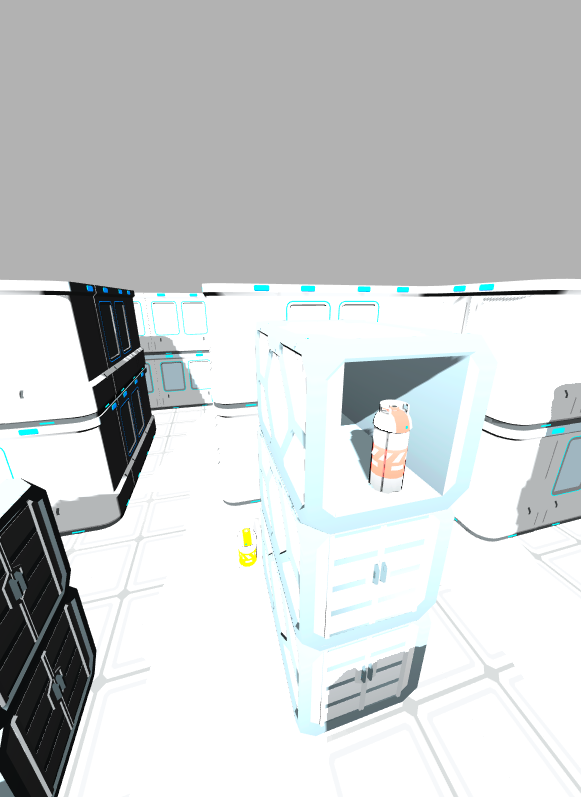
#> input picture actual_targets_test.png, 581 x 797 px; its folder holds only this picture in this run
$ python -i live_barrel_detector.py   (imports and definitions only)
#> lines starting #> are read from the running program, lines starting #| are printed output that depends on the picture; after the words box and inside, x2 and y2 are one past the last pixel; in counts of white or black regions, pixels touching at a corner belong together
#> further down, picture is the input picture: shape (797, 581, 3); mean B, G, R 205.7, 205.3, 202.1
import time
import cv2
import numpy as np

from gz.transport13 import Node
from gz.msgs10.image_pb2 import Image

from detection_logger import DetectionLogger


IMAGE_TOPIC = "/world/roboverse/model/x500_depth_0/link/camera_link/sensor/IMX214/image"

latest_frame = None


# [4 lines left out: function point_inside_box, not called in this run]


def clean_mask(mask):
    kernel = np.ones((7, 7), np.uint8)
    mask = cv2.morphologyEx(mask, cv2.MORPH_OPEN, kernel)
    mask = cv2.morphologyEx(mask, cv2.MORPH_CLOSE, kernel)
    return mask


def detect_barrels(frame):
    hsv = cv2.cvtColor(frame, cv2.COLOR_BGR2HSV)
#> hsv: shape (797, 581, 3); mean H, S, V 23.6, 6.3, 206

    yellow_lower = np.array([18, 80, 80])
    yellow_upper = np.array([40, 255, 255])
    yellow_mask = cv2.inRange(hsv, yellow_lower, yellow_upper)
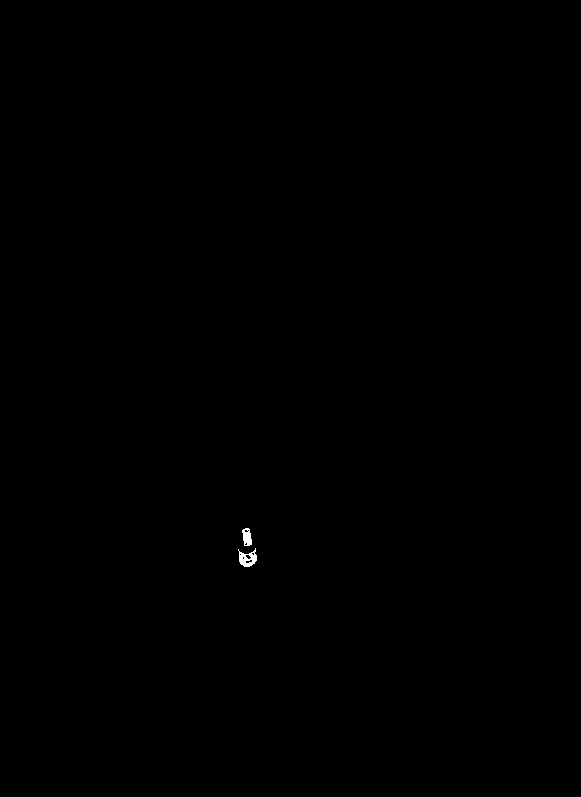
#> yellow_mask: shape (797, 581); 0.07% white; 2 white regions, box (x1, y1, x2, y2) and area: (238, 548, 257, 567) 197, (242, 528, 252, 546) 130

    red_lower_1 = np.array([0, 80, 60])
    red_upper_1 = np.array([10, 255, 255])
    red_lower_2 = np.array([170, 80, 60])
    red_upper_2 = np.array([180, 255, 255])

    red_mask_1 = cv2.inRange(hsv, red_lower_1, red_upper_1)
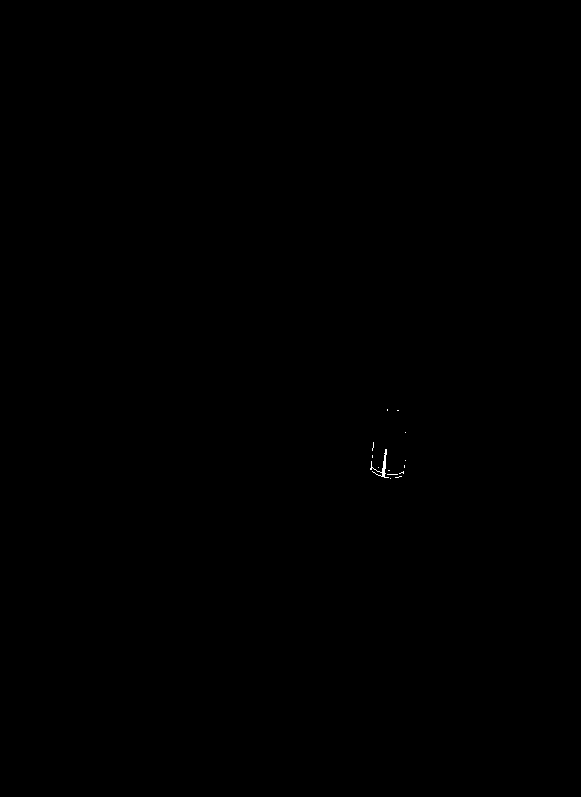
#> red_mask_1: shape (797, 581); 0.03% white in thin lines or dots, all inside (x1, y1, x2, y2) = (370, 409, 406, 479)
    red_mask_2 = cv2.inRange(hsv, red_lower_2, red_upper_2)
#> red_mask_2: shape (797, 581); every value is 0
    red_mask = cv2.bitwise_or(red_mask_1, red_mask_2)

    yellow_mask = clean_mask(yellow_mask)
#> in clean_mask, `mask = cv2.morphologyEx(mask, cv2.MORPH_OPEN, kernel)`: mask: shape (797, 581); 0.02% white; 1 white region, box (x1, y1, x2, y2) and area: (243, 532, 251, 543) 85
    red_mask = clean_mask(red_mask)

    detections = []
    red_boxes = []

    red_contours, _ = cv2.findContours(red_mask, cv2.RETR_EXTERNAL, cv2.CHAIN_APPROX_SIMPLE)
#> red_contours = []

    for contour in red_contours:
        area = cv2.contourArea(contour)

        if area < 3000:
            continue

        x, y, w, h = cv2.boundingRect(contour)
        aspect_ratio = h / max(w, 1)

        if aspect_ratio < 0.8:
            continue

        cx = x + w // 2
        cy = y + h // 2

        red_boxes.append((x, y, w, h))

        detections.append({
            "colour": "red",
            "area": area,
            "bbox": (x, y, w, h),
            "center": (cx, cy),
        })
#> this loop made 0 passes
#> after the loop, detections = []; red_boxes = []

    yellow_contours, _ = cv2.findContours(yellow_mask, cv2.RETR_EXTERNAL, cv2.CHAIN_APPROX_SIMPLE)
#> yellow_contours = 1 item

    for contour in yellow_contours:
        area = cv2.contourArea(contour)

        if area < 3000:
            continue

        x, y, w, h = cv2.boundingRect(contour)
        aspect_ratio = h / max(w, 1)
        cx = x + w // 2
        cy = y + h // 2

        if aspect_ratio < 0.8:
            continue

        if any(point_inside_box((cx, cy), red_box) for red_box in red_boxes):
            continue

        detections.append({
            "colour": "yellow",
            "area": area,
            "bbox": (x, y, w, h),
            "center": (cx, cy),
        })
#> this loop made 1 pass
#> area on pass 1: 68

    return detections


# [100 lines left out: functions draw_detections, image_callback, main, not called in this run]


# [2 lines not run here, left out]

>>> import cv2
>>> picture = cv2.imread('actual_targets_test.png')
>>> result = detect_barrels(picture)
#> result = []
